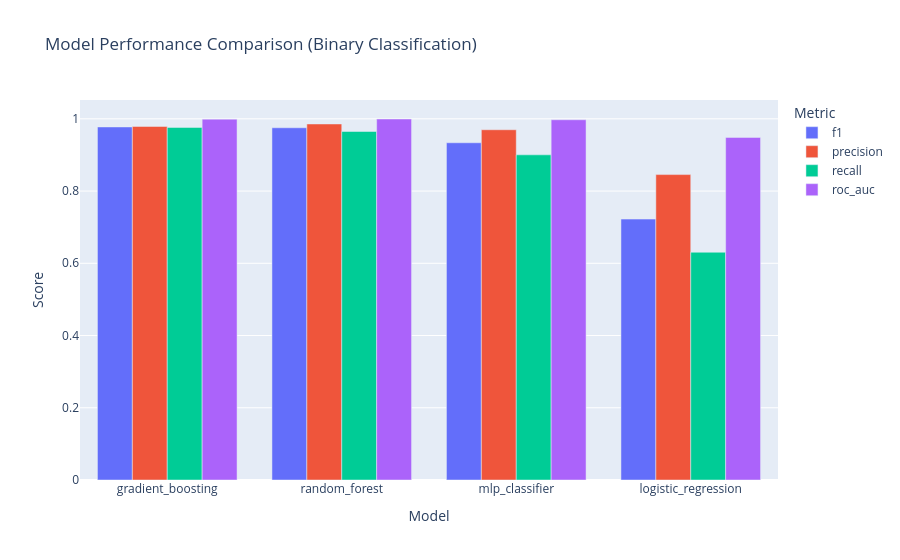

The cell this chart's notebook holds for it:
### Markdown cell above
### 2.1 Visualizing Model Performance
A direct comparison helps justify why a specific model (the one with the highest F1-score) was chosen for deployment.

### Code cell
fig_perf = px.bar(
    comparison_df, 
    x="model_name", 
    y=["f1", "precision", "recall", "roc_auc"], 
    barmode="group",
    title="Model Performance Comparison (Binary Classification)",
    labels={"value": "Score", "variable": "Metric", "model_name": "Model"}
)
fig_perf.show()

### Figure 1 — Plotly figure (JSON) as saved in the notebook; plotly's stock layout.template omitted (floating-point values rounded to 4 significant figures)
{"data": [{"alignmentgroup": "True", "hovertemplate": "Metric=f1<br>Model=%{x}<br>Score=%{y}<extra></extra>", "legendgroup": "f1", "marker": {"color": "#636efa", "pattern": {"shape": ""}}, "name": "f1", "offsetgroup": "f1", "orientation": "v", "showlegend": true, "textposition": "auto", "type": "bar", "x": ["gradient_boosting", "random_forest", "mlp_classifier", "logistic_regression"], "xaxis": "x", "y": [0.9775, 0.9752, 0.9337, 0.7224], "yaxis": "y"}, {"alignmentgroup": "True", "hovertemplate": "Metric=precision<br>Model=%{x}<br>Score=%{y}<extra></extra>", "legendgroup": "precision", "marker": {"color": "#EF553B", "pattern": {"shape": ""}}, "name": "precision", "offsetgroup": "precision", "orientation": "v", "showlegend": true, "textposition": "auto", "type": "bar", "x": ["gradient_boosting", "random_forest", "mlp_classifier", "logistic_regression"], "xaxis": "x", "y": [0.9789, 0.9857, 0.9697, 0.8456], "yaxis": "y"}, {"alignmentgroup": "True", "hovertemplate": "Metric=recall<br>Model=%{x}<br>Score=%{y}<extra></extra>", "legendgroup": "recall", "marker": {"color": "#00cc96", "pattern": {"shape": ""}}, "name": "recall", "offsetgroup": "recall", "orientation": "v", "showlegend": true, "textposition": "auto", "type": "bar", "x": ["gradient_boosting", "random_forest", "mlp_classifier", "logistic_regression"], "xaxis": "x", "y": [0.9761, 0.9649, 0.9003, 0.6306], "yaxis": "y"}, {"alignmentgroup": "True", "hovertemplate": "Metric=roc_auc<br>Model=%{x}<br>Score=%{y}<extra></extra>", "legendgroup": "roc_auc", "marker": {"color": "#ab63fa", "pattern": {"shape": ""}}, "name": "roc_auc", "offsetgroup": "roc_auc", "orientation": "v", "showlegend": true, "textposition": "auto", "type": "bar", "x": ["gradient_boosting", "random_forest", "mlp_classifier", "logistic_regression"], "xaxis": "x", "y": [0.9991, 0.9995, 0.9974, 0.9485], "yaxis": "y"}], "layout": {"barmode": "group", "legend": {"title": {"text": "Metric"}, "tracegroupgap": 0}, "title": {"text": "Model Performance Comparison (Binary Classification)"}, "xaxis": {"anchor": "y", "domain": [0, 1], "title": {"text": "Model"}}, "yaxis": {"anchor": "x", "domain": [0, 1], "title": {"text": "Score"}}}}
